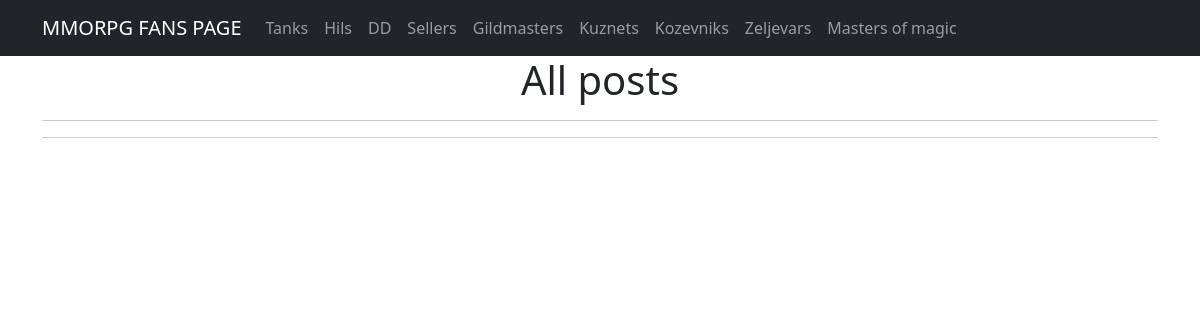
The app's page /posts/, older data.
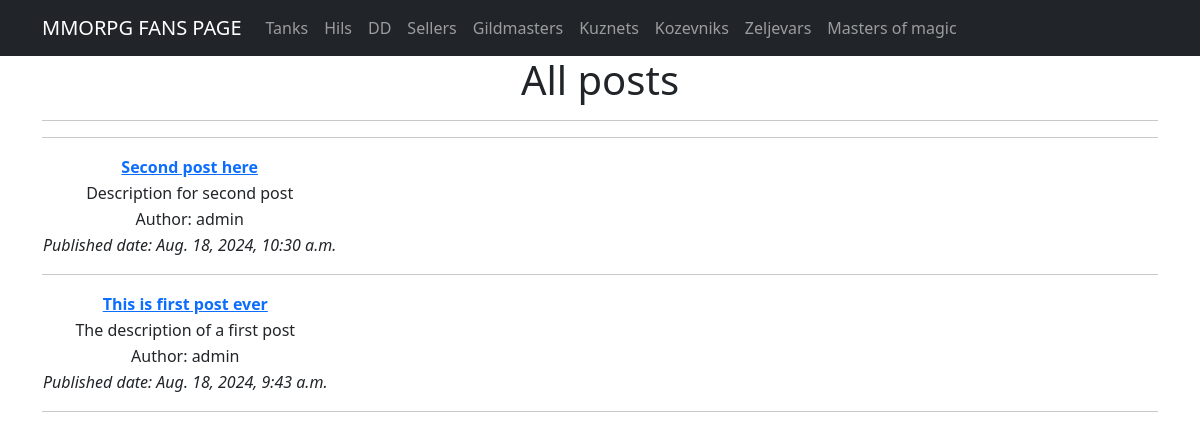
The same page, newer data.
### app/models.py (models this page shows)
class Post(models.Model):
    name = models.CharField(max_length=150, unique=True)
    description = models.TextField()
    published_date = models.DateTimeField(default=timezone.now)
    author = models.ForeignKey(User, on_delete=models.CASCADE, related_name='posts')
    categories = models.ManyToManyField(Category, related_name='posts')
    def __str__(self):
        return f'{self.name}'

### app/views.py (the view)
# urls.py: path('', PostsList.as_view(), name='post_list'),
class PostsList(ListView):
    model = Post
    ordering = 'name'
    template_name = 'post_list.html'
    context_object_name = 'posts'

### templates/post_list.html (shortened to what this page needs)
{% extends 'flatpages/default.html' %}
{% block content %}
<h1>All posts</h1>
<hr>
{% for post in posts %}
<table>
    <tr>
        <td><strong><a href="{% url 'post_detail' post.id %}">{{ post.name }}</a></strong></td>
    </tr>
    <tr>
        <td>{{ post.description }}</td>
    </tr>
    <tr>
        <td>Author: {{ post.author }}</td>
    </tr>
    <tr>
        <td><i>Published date: {{ post.published_date }}</i></td>
    </tr>
    <hr>
{% endfor %}
</table>
<hr>
{% endblock content %}

Row changes from the older to the newer data that the page shows:
added Post: name "Second post here", description "Description for second post", author "admin", published_date "Aug. 18, 2024, 10:30 a.m."
added Post: name "This is first post ever", description "The description of a first post", author "admin", published_date "Aug. 18, 2024, 9:43 a.m."
